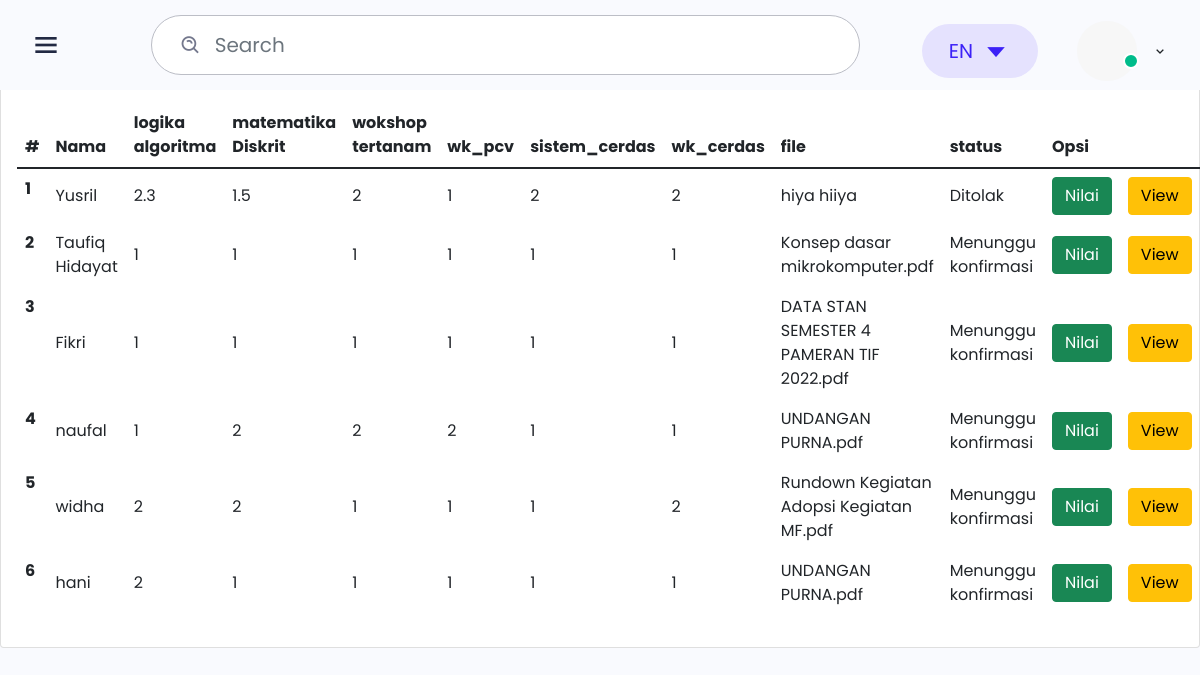
The app's page /protend/penilaian.php, older data.
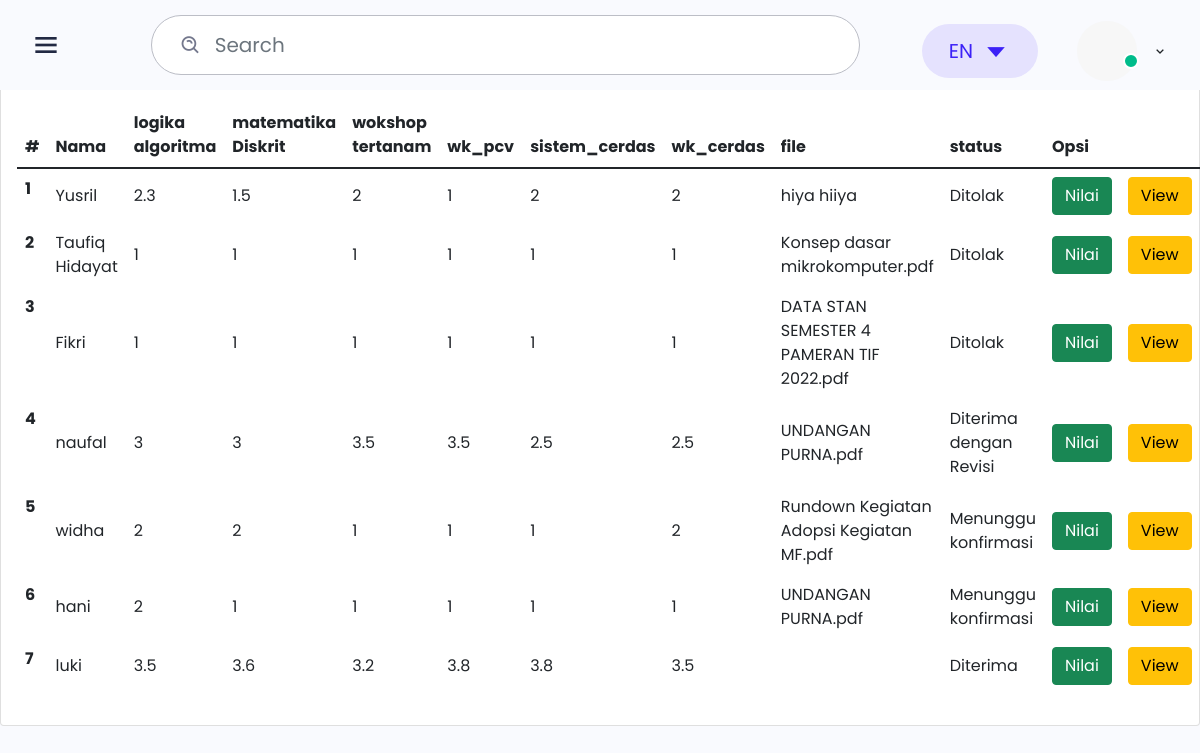
The same page, newer data.
### tables this page shows
CREATE TABLE `mahasiswa` (
  `id_mahasiswa` int(11) NOT NULL,
  `id_matkul` int(11) DEFAULT NULL,
  `nama` varchar(100) NOT NULL,
  `username` varchar(100) NOT NULL,
  `password` varchar(100) NOT NULL,
  `level` varchar(20) NOT NULL
);

CREATE TABLE `mata_kuliah` (
  `id_matkul` int(11) NOT NULL,
  `logika_algoritma` float NOT NULL,
  `matematika_Diskrit` float NOT NULL,
  `wk_sistemtertanam` float NOT NULL,
  `wk_pcv` float NOT NULL,
  `sistem_cerdas` float NOT NULL,
  `wk_sistem_cerdas` float NOT NULL,
  `name` text NOT NULL,
  `file` varchar(50) NOT NULL,
  `id_status` int(3) NOT NULL DEFAULT '0',
  `id_nilai_skripsi` int(3) NOT NULL DEFAULT '0'
);

### protend/penilaian.php (the view, shortened to what the changed rows need)
<?php
function Status($id_status)
{
    if($id_status == 1 ){
        $hasil = 'Diterima';
    } else if($id_status == 2 ) {
        $hasil = 'Diterima dengan Revisi';
    } else if ($id_status == 3) {
        $hasil = 'Ditolak';
    }
    else if ($id_status == 0){
        $hasil = 'Menunggu konfirmasi';
    }
    return $hasil;
}
?>
<!DOCTYPE html>
<html lang="en">
<head>
    <link href='https://unpkg.com/boxicons@2.0.7/css/boxicons.min.css' rel='stylesheet'>
    <link rel="stylesheet" href="css/icons.min.css">
    <link rel="stylesheet" href="./css/bootstrap.min.css">
    <link rel="stylesheet" href="./css/grid.css">
    <link rel="stylesheet" href="./css/style.css">
    <link rel="stylesheet" href="./css/responsive.css">
</head>
<body class="sidebar-expand">
    <div class="main">
<h1>Tegar karunia ilham</h1>
    <div class="card">
            <div class="card-body">
                <table class="table">
                    <thead>
                        <tr>
                            <th scope="col">#</th>
                            <th scope="col">Nama</th>
                            <th scope="col">logika algoritma</th>
                            <th scope="col">matematika Diskrit</th>
                            <th scope="col">wokshop tertanam</th>
                            <th scope="col">wk_pcv</th>
                            <th scope="col">sistem_cerdas</th>
                            <th scope="col">wk_cerdas</th>
                            <th scope="col">file</th>
                            <th scope="col">status</th>
                            <th scope="col">Opsi</th>
                        </tr>
                    </thead>
                    <tbody>
                        <?php
                        include 'koneksi.php';
                        $sql2   = "SELECT * FROM mata_kuliah INNER JOIN mahasiswa ON mahasiswa.id_matkul = mata_kuliah.id_matkul";
                        $q2     = mysqli_query($koneksi, $sql2);
                        $urut   = 1;
                        while ($r2 = mysqli_fetch_array($q2)) {
                            $nama         = $r2['nama'];
                            $logika_algoritma        = $r2['logika_algoritma'];
                            $matematika_Diskrit       = $r2['matematika_Diskrit'];
                            $wk_sistemtertanam     = $r2['wk_sistemtertanam'];
                            $wk_pcv   = $r2['wk_pcv'];
                            $sistem_cerdas     = $r2['sistem_cerdas'];
                            $wk_sistem_cerdas  = $r2['wk_sistem_cerdas'];
                            $file     = $r2['file'];
                            $id_status     = $r2['id_status'];
                        ?>
                            <tr>
                                <th scope="row"><?php echo $urut++ ?></th>
                                <td scope="row"><?php echo $nama ?></td>
                                <td scope="row"><?php echo $logika_algoritma ?></td>
                                <td scope="row"><?php echo $matematika_Diskrit ?></td>
                                <td scope="row"><?php echo $wk_sistemtertanam ?></td>
                                <td scope="row"><?php echo $wk_pcv ?></td>
                                <td scope="row"><?php echo $sistem_cerdas ?></td>
                                <td scope="row"><?php echo $wk_sistem_cerdas ?></td>
                                <td scope="row"><?php echo $file ?></td>
                                <td scope="row"><?php echo Status($id_status) ?></td>
                                <td><a href="dosen_nilai.php?id_mahasiswa=<?= $r2['id_mahasiswa']?>" class="btn btn-success" title="View File"style="box-shadow: 8px ">Nilai</a></td>
                                <td><a href="document.php?Url=<?php echo 'Document/'. $r2['file'];?>" class="btn btn-warning" title="View File"style="box-shadow: 8px ">View</a></td>
                            </tr>
                        <?php
                        }
                        ?>
                    </tbody>
                </table>
            </div>
        </div>
    </div>
</body>
</html>

Row changes from the older to the newer data that the page shows:
changed through a linked row, mahasiswa "Taufiq Hidayat": id_matkul.id_status "Menunggu konfirmasi" → "Ditolak"
changed through a linked row, mahasiswa "Fikri": id_matkul.id_status "Menunggu konfirmasi" → "Ditolak"
changed through a linked row, mahasiswa "naufal": id_matkul.logika_algoritma "1" → "3"; id_matkul.matematika_Diskrit "2" → "3"; id_matkul.wk_sistemtertanam "2" → "3.5"; id_matkul.wk_pcv "2" → "3.5"; id_matkul.sistem_cerdas "1" → "2.5"; id_matkul.wk_sistem_cerdas "1" → "2.5"; id_matkul.id_status "Menunggu konfirmasi" → "Diterima dengan Revisi"
now on this page (row edited): mahasiswa: nama "luki", id_matkul.logika_algoritma "3.5", id_matkul.matematika_Diskrit "3.6", id_matkul.wk_sistemtertanam "3.2", id_matkul.wk_pcv "3.8", id_matkul.sistem_cerdas "3.8", id_matkul.wk_sistem_cerdas "3.5", id_matkul.id_status "Diterima"
